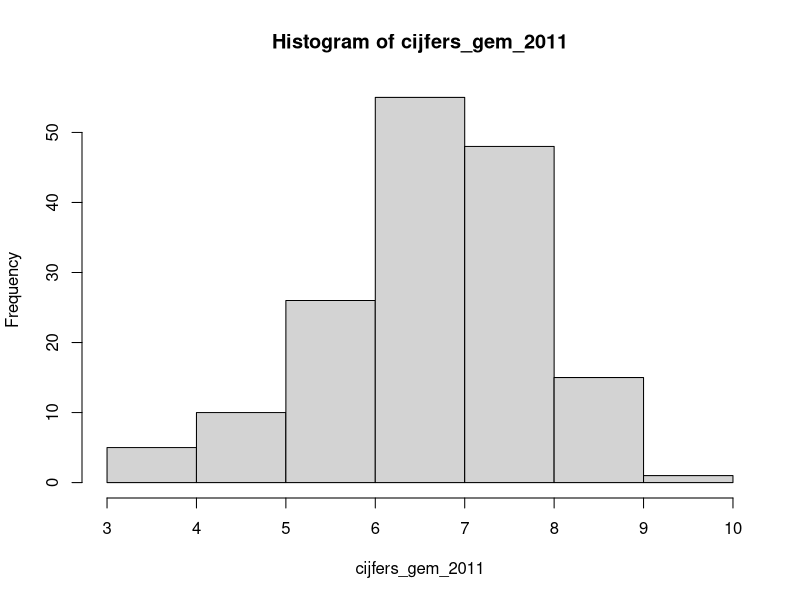
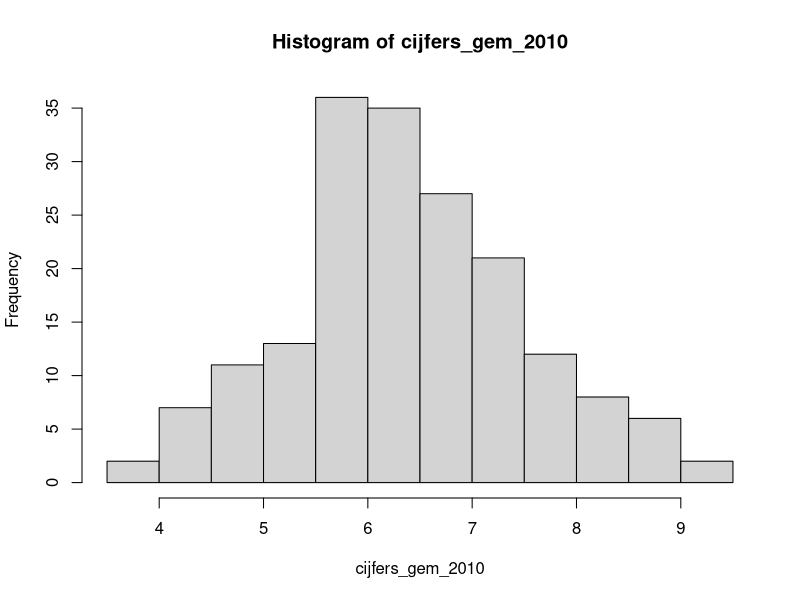

Here is the R script that generated these plots, in order:
## ---- chunk 1
knitr::opts_chunk$set(echo = TRUE)
## ---- chunk 2
set.seed(1)

mu <- 6.3
sigma <- 1.2
cijfers_gem_2010 <- rnorm(180, mu, sigma)
cijfers_gem_2010 <- cijfers_gem_2010 [cijfers_gem_2010 <= 10 & cijfers_gem_2010 >= 1]
cijfers_gem_2010 <- sapply (cijfers_gem_2010, round, 3)

mu <- 6.3
sigma <- 1.2
cijfers_gem_2010_n30 <- rnorm(30, mu, sigma)
cijfers_gem_2010_n30 <- cijfers_gem_2010_n30 [cijfers_gem_2010_n30 <= 10 & cijfers_gem_2010_n30 >= 1]
cijfers_gem_2010_n30 <- sapply (cijfers_gem_2010_n30, round, 3)

mu <- 6.6
sigma <- 1.2
cijfers_gem_2011 <- rnorm(160, mu, sigma)
cijfers_gem_2011 <- cijfers_gem_2011 [cijfers_gem_2011 <= 10 & cijfers_gem_2011 >= 1]
cijfers_gem_2011 <- sapply (cijfers_gem_2011, round, 3)

mu <- 6.6
sigma <- 1.2
cijfers_gem_2011_n30 <- rnorm(30, mu, sigma)
cijfers_gem_2011_n30 <- cijfers_gem_2011 [cijfers_gem_2011 <= 10 & cijfers_gem_2011 >= 1]
cijfers_gem_2011_n30 <- sapply (cijfers_gem_2011, round, 3)
## ---- chunk 3
hist(cijfers_gem_2011)
hist(cijfers_gem_2010)
## ---- chunk 4
library(nortest)
lillie.test(cijfers_gem_2011)
lillie.test(cijfers_gem_2010)
## ---- chunk 5
shapiro.test(cijfers_gem_2011_n30)
shapiro.test(cijfers_gem_2010_n30)
## ---- chunk 6
t.test(cijfers_gem_2010, cijfers_gem_2011)
